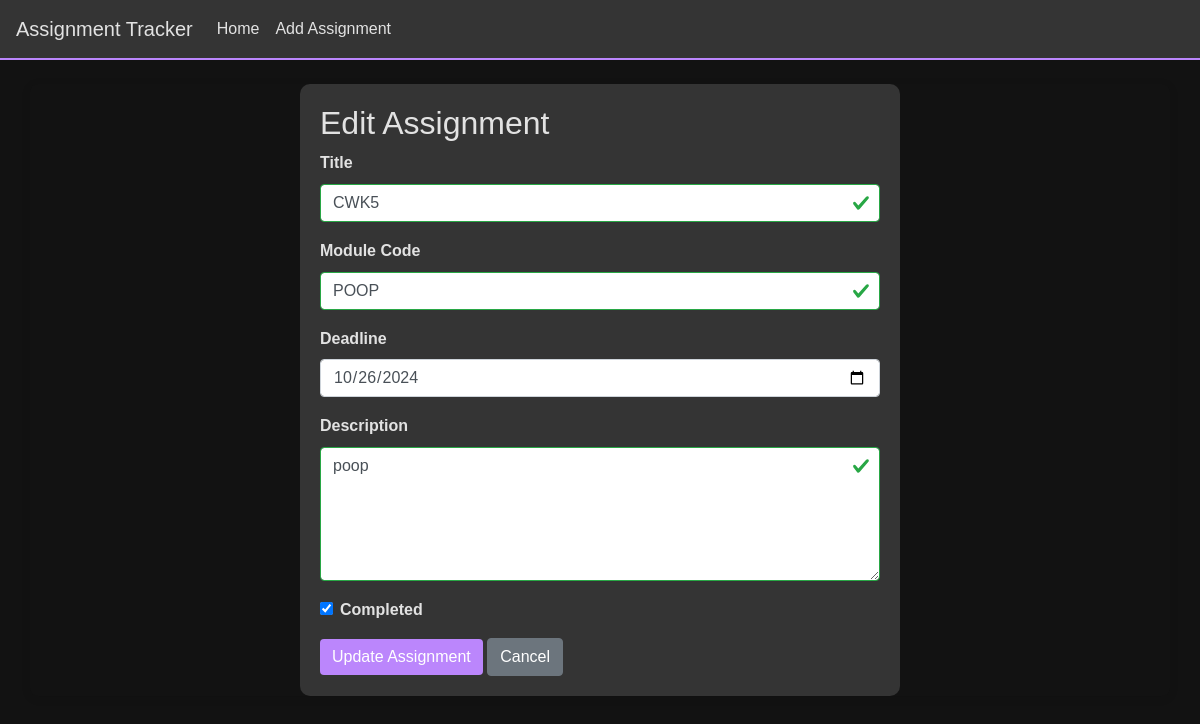
The page /edit-assignment/1 on the database as committed earlier.
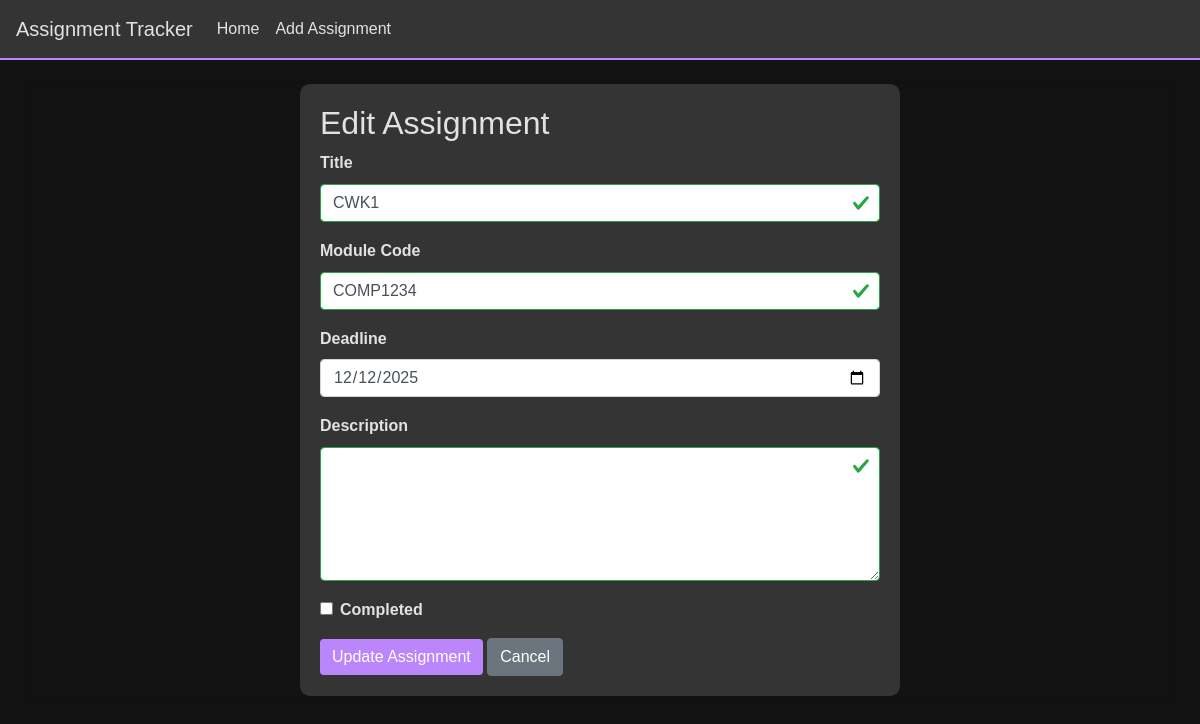
The same page on the database as committed later.
### app/models.py (models this page shows, shortened)
class Assignment(db.Model):
    id = db.Column(db.Integer, primary_key=True)
    title = db.Column(db.String(100), nullable=False)  # Assessment title
    module_code = db.Column(db.String(20), nullable=False)  # Module code
    deadline = db.Column(db.DateTime, nullable=False)  # Deadline date
    description = db.Column(db.Text, nullable=True)  # Short description
    is_completed = db.Column(db.Boolean, default=False)  # Completion status
    date_created = db.Column(db.DateTime, default=datetime.utcnow)  # Timestamp for when the assignment was added

### app/views.py (the view, shortened to what this page needs)
@app.route("/edit-assignment/<int:assignment_id>", methods=['GET', 'POST'])
def edit_assignment(assignment_id):
    assignment = Assignment.query.get(assignment_id)
    if assignment is None:
        return render_template("404.html", message="Assignment doesn't exist!"), 404
    form = AssignmentForm(obj=assignment, assignment_id=assignment_id)
    if form.errors:
        for error in form.errors.values():
            flash(error[0], 'danger')  # Flash the first error for each field
    return render_template("edit_assignment.html", form=form, assignment=assignment)

### app/forms.py (shortened to what this page needs)
class AssignmentForm(FlaskForm):
    title = StringField('Assignment Title', validators=[
        DataRequired(),
        Length(min=3, max=100, message="Title must be between 3 and 100 characters.")
    ])
    module_code = StringField('Module Code', validators=[
        DataRequired(),
        Length(min=1, max=20, message="Module Code must be between 1 and 20 characters.")
    ])
    deadline = DateField('Deadline (YYYY-MM-DD)', format='%Y-%m-%d', validators=[
        DataRequired()
    ])
    description = TextAreaField('Description', validators=[
        Optional(),
        Length(max=500, message="Description must be less than 500 characters.")
    ])
    is_completed = BooleanField('Completed?')
    submit = SubmitField('Submit')
    def __init__(self, *args, assignment_id=None, **kwargs):
        super().__init__(*args, **kwargs)
        self.assignment_id = assignment_id

### app/templates/edit_assignment.html (shortened to what this page needs)
{% extends "base.html" %}
{% block head%}
    <link rel="stylesheet" href="../static/deadlineValidationStyles.css">
    <link rel="stylesheet" href="../static/editStyles.css">
{% endblock %}
{% block content %}
<div class="edit-assignment-form">
    <h2>Edit Assignment</h2>
    <form method="POST" action="{{ url_for('edit_assignment', assignment_id=assignment.id) }}">
        <div class="form-group">
            <label for="title">Title</label>
            {{ form.title(class="form-control", id="title", value=assignment.title) }}
        </div>
        <div class="form-group">
            <label for="module_code">Module Code</label>
            {{ form.module_code(class="form-control", id="module_code", value=assignment.module_code) }}
        </div>
        <div class="form-group">
            <label for="deadline">Deadline</label>
            {{ form.deadline(class='form-control', value=assignment.deadline.strftime('%Y-%m-%d')) }}
        </div>
        <div class="form-group">
            <label for="description">Description</label>
            <textarea class="form-control" id="description" name="description" rows="5">{{ assignment.description }}</textarea>
        </div>
        <div class="form-group form-check">
            {{ form.is_completed(class="form-check-input", id="is_completed", checked=assignment.is_completed) }}
            <label class="form-check-label" for="is_completed">Completed</label>
        </div>
        <button type="submit" class="btn btn-primary" id="submitBtn">Update Assignment</button>
        <a href="{{ url_for('index') }}" class="btn btn-secondary">Cancel</a>
    </form>
</div>
{% endblock %}

Rows that differ between the two databases and show on the page:
changed Assignment: title "CWK5" → "CWK1"; module_code "POOP" → "COMP1234"; deadline "10/26/2024" → "12/12/2025"; is_completed "☑" → "☐"; description "poop" → (not shown)
